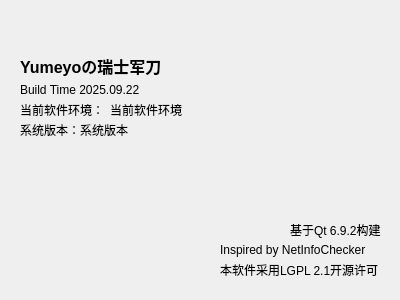
<?xml version="1.0" encoding="UTF-8"?>
<ui version="4.0">
 <class>about</class>
 <widget class="QWidget" name="about">
  <property name="geometry">
   <rect>
    <x>0</x>
    <y>0</y>
    <width>400</width>
    <height>300</height>
   </rect>
  </property>
  <property name="windowTitle">
   <string>关于Yumeyoの瑞士军刀</string>
  </property>
  <widget class="QLabel" name="softname">
   <property name="geometry">
    <rect>
     <x>20</x>
     <y>30</y>
     <width>231</width>
     <height>71</height>
    </rect>
   </property>
   <property name="font">
    <font>
     <pointsize>12</pointsize>
     <bold>true</bold>
    </font>
   </property>
   <property name="text">
    <string>Yumeyoの瑞士军刀</string>
   </property>
  </widget>
  <widget class="QLabel" name="buildtime">
   <property name="geometry">
    <rect>
     <x>20</x>
     <y>80</y>
     <width>141</width>
     <height>19</height>
    </rect>
   </property>
   <property name="text">
    <string>Build Time 2025.09.22</string>
   </property>
  </widget>
  <widget class="QLabel" name="qtver">
   <property name="geometry">
    <rect>
     <x>290</x>
     <y>220</y>
     <width>101</width>
     <height>20</height>
    </rect>
   </property>
   <property name="text">
    <string>基于Qt 6.9.2构建</string>
   </property>
  </widget>
  <widget class="QLabel" name="inspried">
   <property name="geometry">
    <rect>
     <x>220</x>
     <y>240</y>
     <width>171</width>
     <height>20</height>
    </rect>
   </property>
   <property name="text">
    <string>Inspired by NetInfoChecker</string>
   </property>
  </widget>
  <widget class="QLabel" name="oss_license">
   <property name="geometry">
    <rect>
     <x>220</x>
     <y>260</y>
     <width>171</width>
     <height>20</height>
    </rect>
   </property>
   <property name="text">
    <string>本软件采用LGPL 2.1开源许可</string>
   </property>
  </widget>
  <widget class="QLabel" name="qticon">
   <property name="geometry">
    <rect>
     <x>20</x>
     <y>210</y>
     <width>100</width>
     <height>71</height>
    </rect>
   </property>
   <property name="text">
    <string/>
   </property>
   <property name="pixmap">
    <pixmap resource="resource.qrc">:/Resource/qt.png</pixmap>
   </property>
  </widget>
  <widget class="QLabel" name="env_table">
   <property name="geometry">
    <rect>
     <x>20</x>
     <y>100</y>
     <width>91</width>
     <height>19</height>
    </rect>
   </property>
   <property name="text">
    <string>当前软件环境：</string>
   </property>
  </widget>
  <widget class="QLabel" name="sysversion_table">
   <property name="geometry">
    <rect>
     <x>20</x>
     <y>120</y>
     <width>61</width>
     <height>19</height>
    </rect>
   </property>
   <property name="text">
    <string>系统版本：</string>
   </property>
  </widget>
  <widget class="QLabel" name="env">
   <property name="geometry">
    <rect>
     <x>110</x>
     <y>100</y>
     <width>91</width>
     <height>19</height>
    </rect>
   </property>
   <property name="text">
    <string>当前软件环境</string>
   </property>
  </widget>
  <widget class="QLabel" name="sys">
   <property name="geometry">
    <rect>
     <x>80</x>
     <y>120</y>
     <width>91</width>
     <height>19</height>
    </rect>
   </property>
   <property name="text">
    <string>系统版本</string>
   </property>
  </widget>
 </widget>
 <resources>
  <include location="resource.qrc"/>
 </resources>
 <connections/>
</ui>
